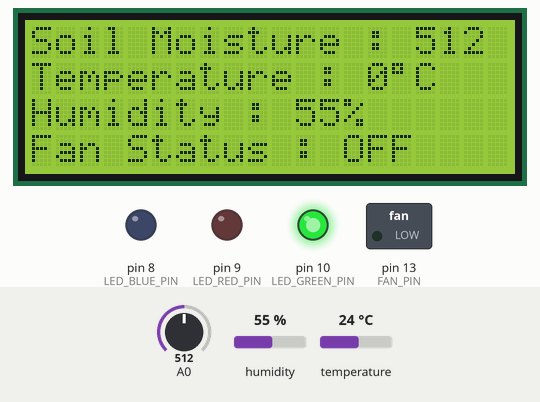
Simulated run of this sketch. Board: Arduino Uno, built with avr-gcc and run on an emulated ATmega328P. On the bench: 20×4 character LCD, switched loads named in the sketch (green lamp = pin HIGH), output pins drawn as LEDs (lit = HIGH). The inputs (shaded band) are chosen by the test bench; at power-on: temperature 24 °C, A0 = 512, humidity 55 %.

Above: at 6.2 s.
6.3 s: temperature set to 26 °C
At 8.7 s:
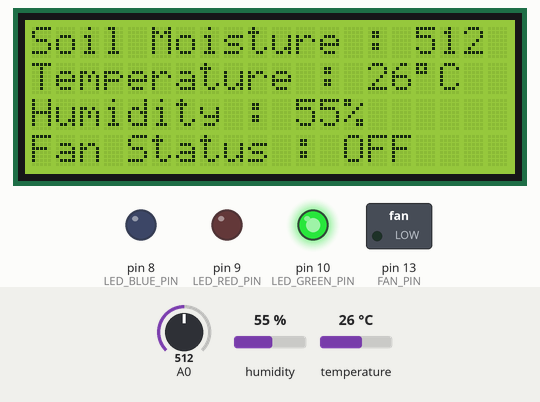
9.6 s: temperature set to 29 °C
At 12.4 s:
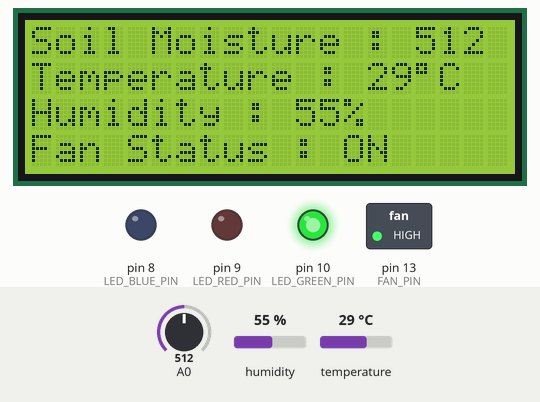
12.7 s: A0 set to 883
At 13.6 s:
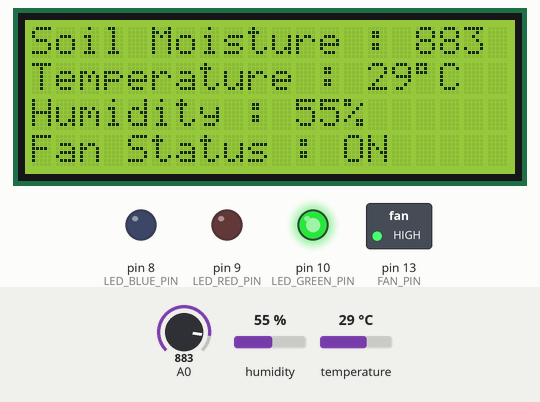
14.8 s: A0 set to 912
At 17.0 s:
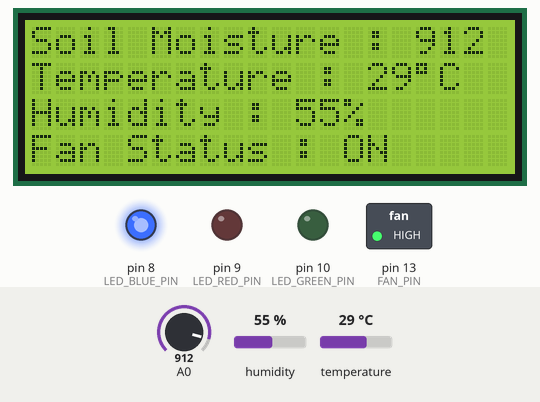
17.3 s: temperature set to 12 °C
At 19.8 s:
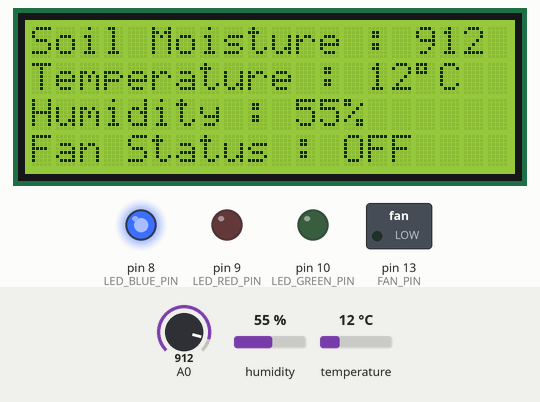
20.4 s: A0 set to 993
At 21.0 s:
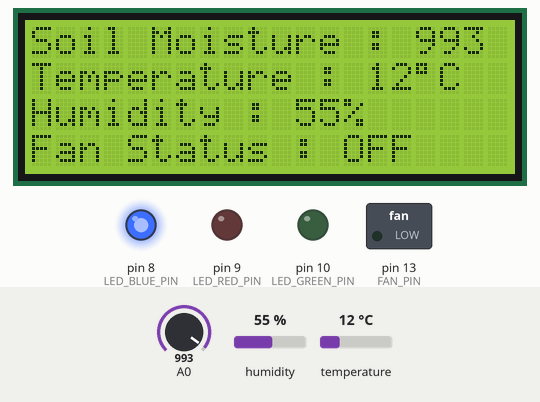
22.5 s: A0 set to 1018
Timing chart, 0 to 25.5 s (numbered marks = the images above; inputs shaded):
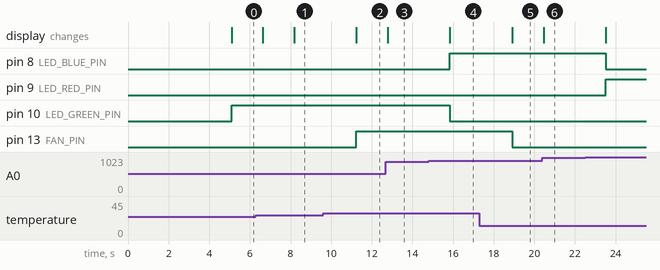

The sketch:

sketch_dec17b.ino
```cpp
#include <dht.h>
#include <LiquidCrystal.h>

LiquidCrystal lcd(12, 11, 5, 4, 3, 2);

dht DHT;

#define DHT11_PIN 7
#define FAN_PIN 13
#define LED_BLUE_PIN 8
#define LED_GREEN_PIN 10
#define LED_RED_PIN 9
void setup()

{

 pinMode(FAN_PIN, OUTPUT);
 pinMode(LED_BLUE_PIN, OUTPUT);
 pinMode(LED_GREEN_PIN, OUTPUT);
 pinMode(LED_RED_PIN, OUTPUT);


 lcd.begin(20 , 4);
 lcd.clear();
 lcd.setCursor(4,0);
 lcd.print("Project By : ");
 lcd.setCursor(4,2);
 lcd.print("AMIR SHARIFI ");

 delay (5000);

}

void loop()

{

 int temperature = DHT.temperature;
 int sensor_value = analogRead(0);
 int chk = DHT.read11(DHT11_PIN);
 int humidity = DHT.humidity;


 lcd.clear();

 lcd.setCursor(0,0);
 lcd.print("Soil Moisture : ");
 lcd.print(sensor_value);

 lcd.setCursor(0,1);
 lcd.print("Temperature : ");
 lcd.print(temperature);
 lcd.print((char)223);
 lcd.print("C");

 lcd.setCursor(0,2);
 lcd.print("Humidity : ");
 lcd.print(humidity);
 lcd.print("%");


  if (sensor_value >= 1000) {
   digitalWrite(LED_RED_PIN, HIGH);
    digitalWrite(LED_GREEN_PIN, LOW);
     digitalWrite(LED_BLUE_PIN, LOW);

  };
  if ((sensor_value <= 999) && (sensor_value >=901)) {
    digitalWrite(LED_BLUE_PIN, HIGH);
     digitalWrite(LED_GREEN_PIN, LOW);
     digitalWrite(LED_RED_PIN, LOW);

  }
  ;
if (sensor_value <= 900) {
   digitalWrite(LED_GREEN_PIN, HIGH);
   digitalWrite(LED_RED_PIN, LOW);
   digitalWrite(LED_BLUE_PIN, LOW);
  };


  if (temperature > 27 )
  {

        digitalWrite(FAN_PIN, HIGH);
        lcd.setCursor(0,3);
        lcd.print("Fan Status : ON ");

  }
  else
  {

        digitalWrite(FAN_PIN, LOW);
        lcd.setCursor(0,3);
        lcd.print("Fan Status : OFF ");
  }

  delay(1500);

}


// project by amir sharifi
```

Measured:
- the behaviour switches between 27 and 28 °C on temperature (found by bisection; images 1 and 2)
- the behaviour switches between 900 and 901 on A0 (found by bisection; images 3 and 4)
- after the input at 6.3 s, the display: first differs from a run without the input after 1.9 s (image 1)
- after the input at 9.6 s, pin 13 (FAN_PIN): LOW → HIGH after 1.6 s; the display: changes after 1.6 s (image 2)
- after the input at 12.7 s, the display: changes after 0.08 s (image 3)
- after the input at 14.8 s, pin 8 (LED_BLUE_PIN): LOW → HIGH after 1.0 s; pin 10 (LED_GREEN_PIN): HIGH → LOW after 1.0 s; the display: changes after 1.1 s (image 4)
- after the input at 17.3 s, pin 13 (FAN_PIN): HIGH → LOW after 1.6 s; the display: changes after 1.6 s (image 5)
- after the input at 20.4 s, the display: changes after 0.06 s (image 6)
- after the input at 22.5 s, pin 8 (LED_BLUE_PIN): HIGH → LOW after 1.0 s; pin 9 (LED_RED_PIN): LOW → HIGH after 1.0 s
